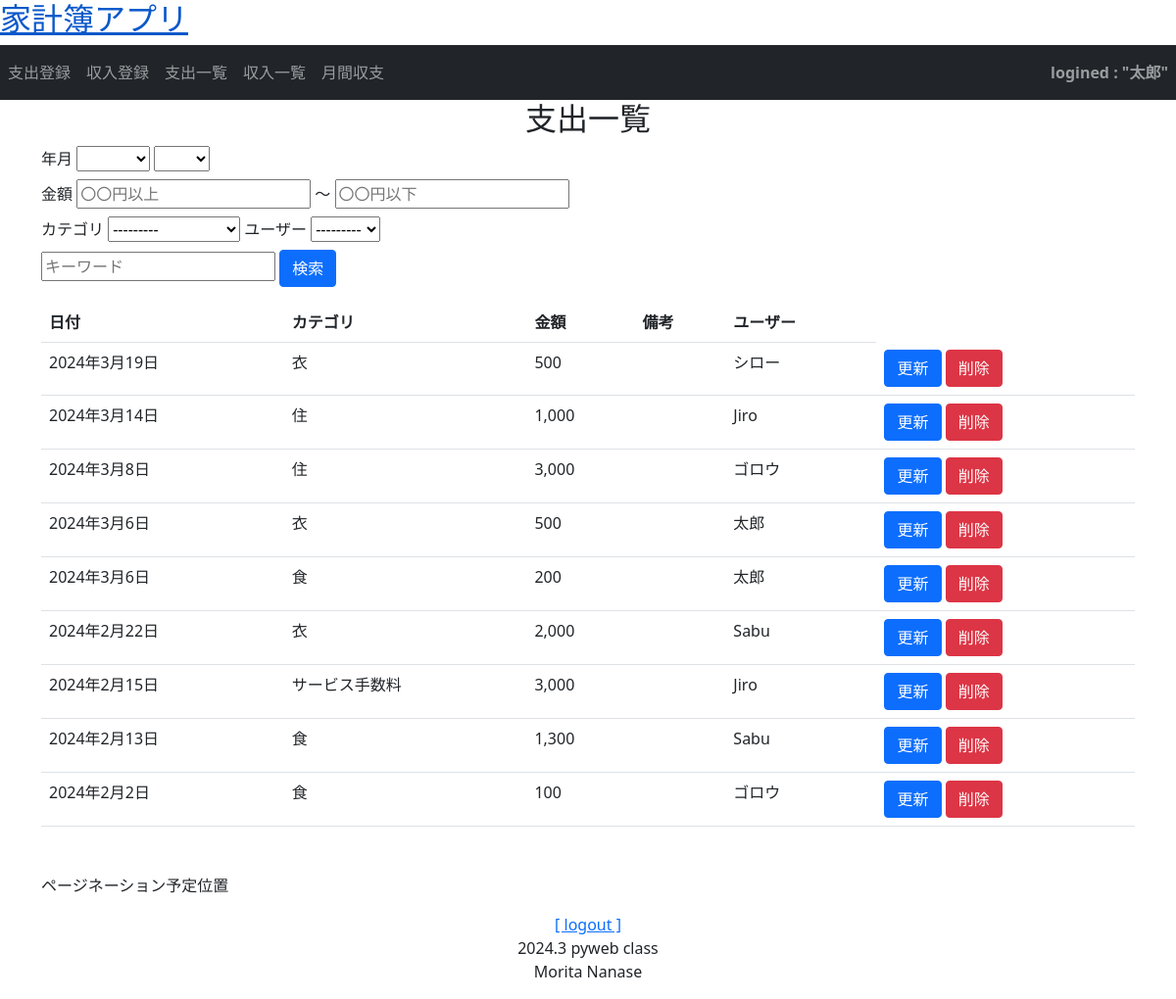
/money/payment_list/ (signed in), run on the app's committed database.
### accounts/models.py (models this page shows)
class User(AbstractBaseUser, PermissionsMixin):
    account_id = models.CharField(
        verbose_name=_("account_id"),
        unique=True,
        max_length=10
    )
    email = models.EmailField(
        verbose_name=_("email"),
        unique=True
    )
    family_name = models.ForeignKey(
        Family,
        verbose_name=_("家名"),
        on_delete=models.CASCADE,
        null=True,
        default=None  # デフォルト値
    )
    first_name = models.CharField(
        verbose_name=_("名前"),
        max_length=150,
        null=True,
        blank=False
    )
    is_superuser = models.BooleanField(
        verbose_name=_("is_superuer"),
        default=False
    )
    is_staff = models.BooleanField(
        verbose_name=_('staff status'),
        default=True,
    )
    is_active = models.BooleanField(
        verbose_name=_('active'),
        default=True,
    )
    created_at = models.DateTimeField(
        verbose_name=_("created_at"),
        auto_now_add=True
    )
    updated_at = models.DateTimeField(
        verbose_name=_("updateded_at"),
        auto_now=True
    )
    objects = UserManager()
    USERNAME_FIELD = 'account_id' # ログイン時、ユーザー名の代わりにaccount_idを使用
    REQUIRED_FIELDS = ['email']  # スーパーユーザー作成時にemailも設定
    def __str__(self):
        return self.account_id

### money/models.py (models this page shows, shortened)
class Payment(models.Model):
    date = models.DateField('日付')
    account_id = models.ForeignKey(User, on_delete=models.SET_NULL, null=True)
    category = models.ForeignKey(PaymentCategory, on_delete=models.PROTECT, verbose_name='カテゴリ')
    item = models.ForeignKey(PaymentItem, verbose_name='支出項目', on_delete=models.SET_NULL, null=True, blank=True)
    user_item = models.ForeignKey(PaymentOrigItem, verbose_name='ユーザー設定支出項目', on_delete=models.SET_NULL, null=True, blank=True)
    price = models.IntegerField('金額')
    description = models.TextField('備考', null=True, blank=True)

class PaymentCategory(models.Model):
    name = models.CharField('支出カテゴリ', max_length=32)
    def __str__(self):
        return self.name

### money/views.py (the view, shortened to what this page needs)
# urls.py: path('money/payment_list/', PaymentList.as_view(), name='payment_list'),
class PaymentList(LoginRequiredMixin, generic.ListView):
    template_name = 'money/list.html'
    model = Payment # Paymentモデルのレコードを渡す {{payment_list}}もしくは{{object_list}}
    ordering = '-date'
    def get_queryset(self):
        queryset = super().get_queryset() # PaymentList.objects.all()と同等
        self.form = form = PaymentSearchForm(self.request.GET or None)
        return queryset
    def get_context_data(self, **kwargs): # オーバーライド
        context = super().get_context_data(**kwargs)  # 親クラスの get_context_dataメソッドを実行
        context['page_title'] = '支出一覧' # list.html
        context['search_form'] = self.form  # search_form変数をcontextに追加
        context['lists'] = self.get_queryset() # list.html
        return context # テンプレートをcontextに渡す{{ search_form }}で使用

### money/my_context_processor.py (called while the page is built)
def common(request): # 家計簿アプリの共通コンテクスト
    now = timezone.now()
    return {"now_year": now.year,
            "now_month": now.month}

### money/templates/money/list.html (shortened to what this page needs)
{% extends 'money/base.html' %}
{% load humanize %}
{% block title %}
  <h2>{{ page_title }}</h2>
{% endblock %}
{% block content %}
  <form class="mt-1" id="search-form" action="" method="GET">
    <div>
      <label class="label mr-4">年月</label>
      {{ search_form.year }}
      {{ search_form.month }}
    </div>
    <div class="mt-2">
      <label class="label mr-4">金額</label>
      {{ search_form.greater_than }}
      <span class="ml-2 mr-4">～</span>
      {{ search_form.less_than }}
    </div>
    <div class="mt-2">
      <label class="label mr-4">カテゴリ</label>
      {{ search_form.category }}
      <label class="label mr-4">ユーザー</label>
      {{ search_form.account_id }}
    </div>
    <div class="mt-2">
      {{ search_form.key_word }}
      <button class="btn btn-primary" type="submit">検索</button>
    </div>
  </form>
  <table class="table mt-3">
    <tr>
      <th>日付</th>
      <th>カテゴリ</th>
      <th>金額</th>
      <th>備考</th>
      <th>ユーザー</th>
    </tr>
    {% for list in lists %}
    <tr>
      <td>{{ list.date }}</td>
      <td>{{ list.category }}</td>
      <td>{{ list.price|intcomma}}</td>
      <td>
        <td>{{ list.account_id }}</td>
      </td>
      <td>
        <div class="manage-btn-area">
        {% if '支出' in page_title %}
          <div class="update-btn-area">
            <a class="btn btn-primary" href="{% url 'money:payment_update' list.pk %}">更新</a>
            <a class="btn btn-danger" href="{% url 'money:payment_delete' list.pk %}">削除</a>
          </div>
        {% else %}
          <div class="update-btn-area">
            <a class="btn btn-primary" href="{% url 'money:income_update' list.pk %}">更新</a>
            <a class="btn btn-danger" href="{% url 'money:income_delete' list.pk %}">削除</a>
          </div>
        {% endif %}
        </div>
      </td>
    </tr>
    {% endfor %}
  </table>
  <div class="mt-5">
    <p>ページネーション予定位置</p>
  </div>
{% endblock %}

### money/templates/money/base.html (shortened to what this page needs)
{% load static %}
<!DOCTYPE html>
<html lang="ja">
<head>
  <link href="https://cdn.jsdelivr.net/npm/bootstrap@5.0.2/dist/css/bootstrap.min.css" rel="stylesheet"
>
</head>
<body>
  <header class="page-header">
    <h2>
      <a href="{% url 'money:payment_list' %}" class="header-title">家計簿アプリ</a>
    </h2>
    <nav class="navbar fixed-top navbar-expand navbar-dark bg-dark">
      <ul style="width:100%" class="navbar-nav mr-auto">
        <li class="nav-item">
          <a class="nav-link" href="{% url 'money:payment_create'%}">支出登録</a>
        </li>
        <li class="nav-item">
          <a class="nav-link" href="{% url 'money:income_create'%}">収入登録</a>
        </li>
        <li class="nav-item">
          <a class="nav-link" href="{% url 'money:payment_list' %}">支出一覧</a>
        </li>
        <li class="nav-item">
          <a class="nav-link" href="{% url 'money:income_list'%}">収入一覧</a>
        </li>
        <li class="nav-item">
          <a class="nav-link" href="{% url 'money:month_dashboard' now_year now_month%}">月間収支</a>
        </li>
        <li class="nav-item nav-link ms-auto fw-bold">
          {% if user.is_authenticated %}
            logined : "{{ user.account_id }}"
          {% else %}
            logouted
          {% endif %}
        </li>
      </ul>
    </nav>
  </header>
  <div class="layout mx-auto text-center">
      {% block title %}{% endblock %}
  </div>
  <div class="container">
      <main>
        {% block content %}{% endblock %}
      </main>
  </div>
  <div class="my-3 text-center">
      <span class="font-weight-bold">
          <a href="/logout?next=">[ logout ]</a>
      </span>
      <span class="float-right">
        <div>2024.3 pyweb class</div>
        <div>Morita Nanase</div>
      </span>
  </div>
</body>
</html>

### money/templates/money/base.html (style rules this page uses)
.navbar { position: relative; z-index: 1; }
.container { position: relative; z-index: 2; }

### data on the page
User: account_id "太郎"
User: account_id "---------"
Payment: date "2024年3月19日", category "衣", price "500", account_id "シロー"
Payment: date "2024年3月14日", category "住", price "1,000", account_id "Jiro"
Payment: date "2024年3月8日", category "住", price "3,000", account_id "ゴロウ"
Payment: date "2024年3月6日", category "衣", price "500", account_id "太郎"
Payment: date "2024年3月6日", category "食", price "200", account_id "太郎"
Payment: date "2024年2月22日", category "衣", price "2,000", account_id "Sabu"
Payment: date "2024年2月15日", category "サービス手数料", price "3,000", account_id "Jiro"
Payment: date "2024年2月13日", category "食", price "1,300", account_id "Sabu"
Payment: date "2024年2月2日", category "食", price "100", account_id "ゴロウ"

### other printed values
{{ page_title }} "支出一覧"
